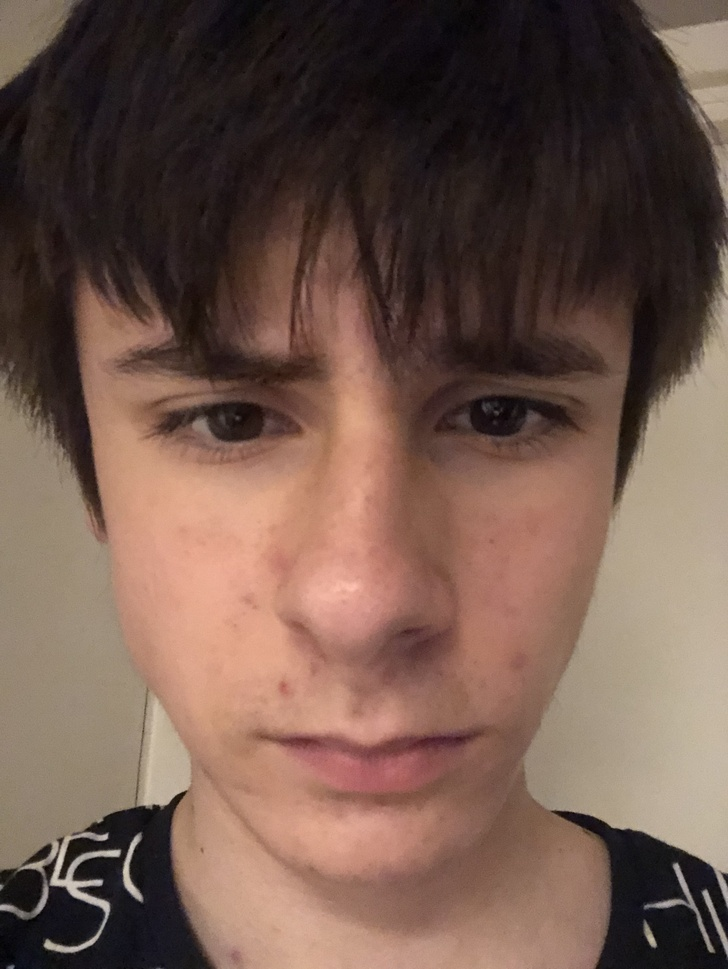
#> input picture omi.jpg, 728 x 969 px, shrunk from 2320 x 3088 before the run
$ python 5.py
#> lines starting #> are read from the running program, lines starting #| are printed output that depends on the picture
import matplotlib.pyplot as plt
import matplotlib.image as mpimg
import numpy as np


image = "omi.jpg"


ax = plt.gca()
ax.set_xlim(-15, 15)
ax.set_ylim(0, 20)


img=mpimg.imread(image)
#> img is the input picture: shape (969, 728, 3); mean R, G, B 113.1, 87.7, 76.6
img = np.array(img)

tx, ty = 1, 5
midx = 4
size = 10
w = img.shape[1]
#> w = 728
h = img.shape[0]
#> h = 969


img2 = np.empty(img.shape, dtype=img.dtype)
print(w, h)
#| 728 969
print(img2.shape)
#| (969, 728, 3)
for hindex in range(h):
    for windex in range(w):
        pixel = img[hindex][windex]

        newxpos = w - windex - 1
        img2[hindex, newxpos] = pixel
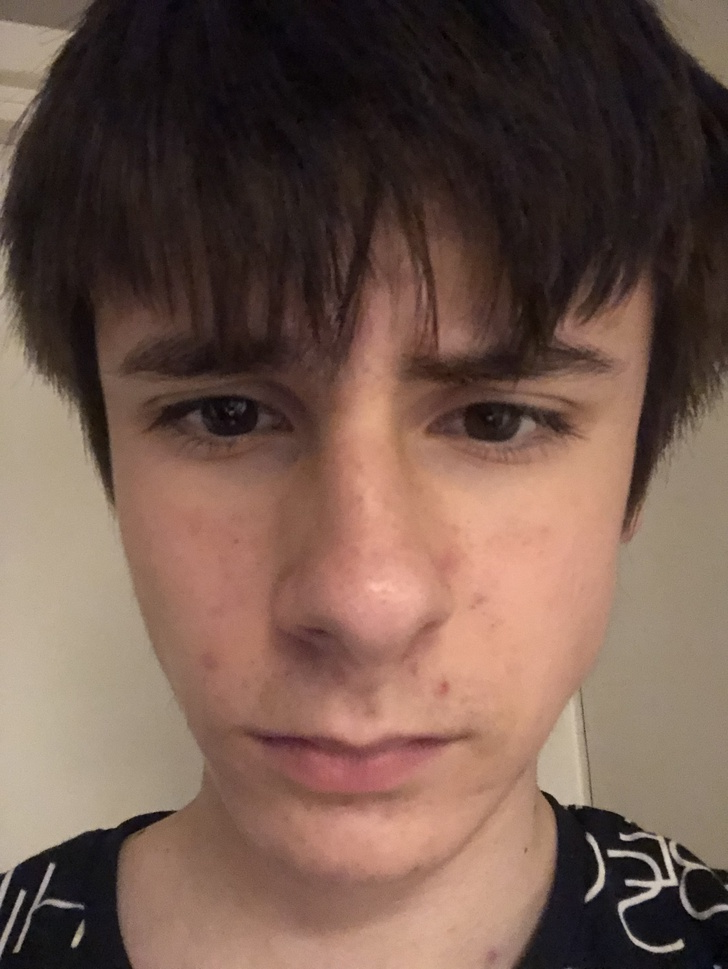
#> img2: shape (969, 728, 3); mean R, G, B 113.1, 87.7, 76.6
ax.imshow(img, extent=(midx + tx, midx + tx + size, ty, ty + size))
ax.imshow(img2, extent=(midx - tx - size, midx - tx, ty, ty + size))

plt.show()
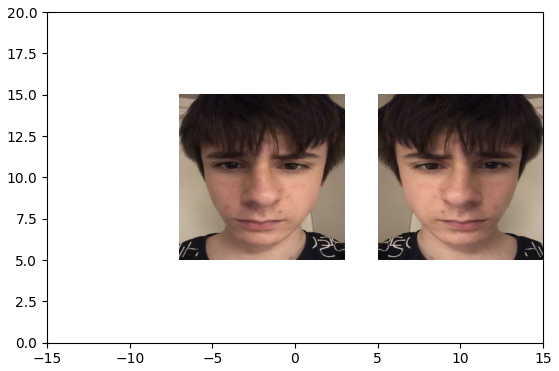
#> figure drawn by matplotlib, 1 panel
